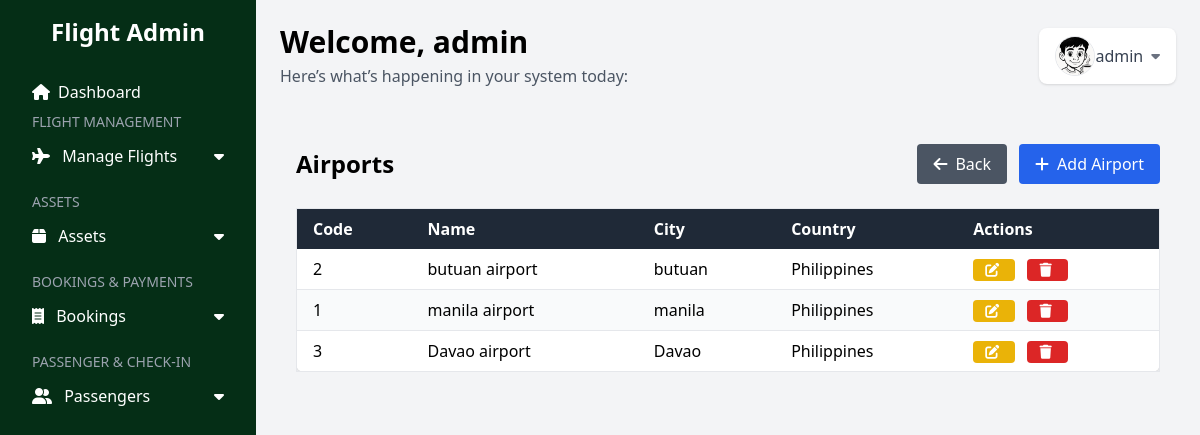
The page /airports (signed in) on the database its author committed.
### web/models.py (models this page shows)
class User(db.Model, UserMixin):
    id = db.Column(db.Integer, primary_key=True)
    username = db.Column(db.String(225), unique=True, nullable=False)
    password = db.Column(db.String(225), nullable=False)
    profile_image = db.Column(db.String(255), nullable=True, default='default.png')  # default image

class Airport(db.Model):
    __tablename__ = 'airport'
    id = db.Column(db.Integer, primary_key=True)
    code = db.Column(db.String(10), unique=True, nullable=False)
    name = db.Column(db.String(100), nullable=False)
    city = db.Column(db.String(100), nullable=False)
    country = db.Column(db.String(100), nullable=False)
    routes_departure = db.relationship('FlightRoute', back_populates='departure_airport', foreign_keys='FlightRoute.departure_airport_id')
    routes_arrival = db.relationship('FlightRoute', back_populates='arrival_airport', foreign_keys='FlightRoute.arrival_airport_id')

### web/views.py (the view)
@views.route('/airports')
@login_required
def airports():
    all_airports = Airport.query.all()
    return render_template('assets/airports.html', airports=all_airports)

### web/__init__.py (called while the page is built)
def create_app():
    app = Flask(__name__)
    app.config['SECRET_KEY'] = "secret_key"
    app.config['SQLALCHEMY_DATABASE_URI'] = f'sqlite:///{DB_NAME}'
    db.init_app(app)
    from .views import views
    from .auth import auth
    app.register_blueprint(views, url_prefix="/")
    app.register_blueprint(auth, url_prefix="/")
    from .models import User
    create_database(app)
    login_manager = LoginManager()
    login_manager.login_view = 'auth.login'
    login_manager.init_app(app)
    @login_manager.user_loader
    def load_user(id):
        return User.query.get(int(id))
    return app

### web/templates/assets/airports.html
{% extends 'base.html' %}
{% block content %}
<div class="max-w-6xl mx-auto px-4 py-8">
    <div class="flex flex-wrap justify-between items-center mb-6">
        <h2 class="text-2xl font-bold">Airports</h2>
        <div class="flex gap-3 mt-4 md:mt-0">
            <a href="{{ url_for('views.dashboard') }}" class="inline-flex items-center bg-gray-600 hover:bg-gray-700 text-white px-4 py-2 rounded">
                <i class="fas fa-arrow-left mr-2"></i> Back
            </a>
            <a href="{{ url_for('views.add_airport') }}" class="inline-flex items-center bg-blue-600 hover:bg-blue-700 text-white px-4 py-2 rounded">
                <i class="fas fa-plus mr-2"></i> Add Airport
            </a>
        </div>
    </div>
    <div class="overflow-x-auto">
        <table class="min-w-full bg-white shadow border rounded-lg">
            <thead class="bg-gray-800 text-white">
                <tr>
                    <th class="px-4 py-2 text-left">Code</th>
                    <th class="px-4 py-2 text-left">Name</th>
                    <th class="px-4 py-2 text-left">City</th>
                    <th class="px-4 py-2 text-left">Country</th>
                    <th class="px-4 py-2 text-left">Actions</th>
                </tr>
            </thead>
            <tbody class="divide-y divide-gray-200">
                {% for airport in airports %}
                <tr class="hover:bg-gray-100 even:bg-gray-50">
                    <td class="px-4 py-2">{{ airport.code }}</td>
                    <td class="px-4 py-2">{{ airport.name }}</td>
                    <td class="px-4 py-2">{{ airport.city }}</td>
                    <td class="px-4 py-2">{{ airport.country }}</td>
                    <td class="px-4 py-2 space-x-2">
                        <a href="{{ url_for('views.edit_airport', id=airport.id) }}" class="inline-flex items-center px-3 py-1 bg-yellow-500 hover:bg-yellow-600 text-white rounded text-sm">
                            <i class="fas fa-edit mr-1"></i>
                        </a>
                        <a href="{{ url_for('views.delete_airport', id=airport.id) }}" onclick="return confirm('Are you sure you want to delete this airport?');"
                           class="inline-flex items-center px-3 py-1 bg-red-600 hover:bg-red-700 text-white rounded text-sm">
                            <i class="fas fa-trash mr-1"></i>
                        </a>
                    </td>
                </tr>
                {% endfor %}
            </tbody>
        </table>
    </div>
</div>
{% endblock %}

### web/templates/base.html (shortened to what this page needs)
<!DOCTYPE html>
<html lang="en">
<head>
  <script src="https://cdn.tailwindcss.com"></script>
  <link href="https://cdnjs.cloudflare.com/ajax/libs/font-awesome/6.4.0/css/all.min.css" rel="stylesheet">
</head>
<body class="h-screen bg-gray-100 flex">
  <nav class="w-64 bg-green-950 text-white flex flex-col p-4 fixed h-full overflow-y-auto">
    <h4 class="text-center text-2xl font-bold mb-6">Flight Admin</h4>
    <a href="{{ url_for('views.dashboard') }}" class="flex justify-between items-center py-2 px-4 hover:bg-gray-700 rounded">
      <span class="flex items-center">
        <i class="fas fa-home mr-2"></i> Dashboard
      </span>
    </a>
    <div class="text-sm uppercase text-gray-400 px-4 mb-1">Flight Management</div>
    <button class="w-full text-left px-4 py-2 hover:bg-gray-700 flex justify-between items-center" onclick="toggleMenu('flightMgmt')">
      <span><i class="fas fa-plane mr-2"></i> Manage Flights</span><i class="fas fa-caret-down"></i>
    </button>
    <div class="text-sm uppercase text-gray-400 px-4 mt-4 mb-1">Assets</div>
    <button class="w-full text-left px-4 py-2 hover:bg-gray-700 flex justify-between items-center" onclick="toggleMenu('assets')">
      <span><i class="fas fa-box mr-2"></i> Assets</span><i class="fas fa-caret-down"></i>
    </button>
    <div class="text-sm uppercase text-gray-400 px-4 mt-4 mb-1">Bookings & Payments</div>
    <button class="w-full text-left px-4 py-2 hover:bg-gray-700 flex justify-between items-center" onclick="toggleMenu('bookings')">
      <span><i class="fas fa-receipt mr-2"></i> Bookings</span><i class="fas fa-caret-down"></i>
    </button>
    <div class="text-sm uppercase text-gray-400 px-4 mt-4 mb-1">Passenger & Check-In</div>
    <button class="w-full text-left px-4 py-2 hover:bg-gray-700 flex justify-between items-center" onclick="toggleMenu('passenger')">
      <span><i class="fas fa-user-friends mr-2"></i> Passengers</span><i class="fas fa-caret-down"></i>
    </button>
  </nav>
  <main class="ml-64 p-6 w-full overflow-y-auto">
    <div class="mb-6 flex justify-between items-center">
      <div>
        <h1 class="text-3xl font-bold mb-1">Welcome, {{ current_user.username }}</h1>
        <p class="text-gray-600">Here’s what’s happening in your system today:</p>
      </div>
      <div class="relative">
        <button onclick="toggleMenu('profileMenu')" class="flex items-center bg-white px-4 py-2 rounded-lg shadow hover:shadow-md transition">
          <img src="{{ url_for('static', filename='uploads/' + current_user.profile_image) }}"
            class="w-10 h-10 rounded-full object-cover border" alt="Profile Image">
          <span class="text-gray-700 font-medium">{{ current_user.username }}</span>
          <i class="fas fa-caret-down ml-2 text-sm text-gray-500"></i>
        </button>
      </div>
    </div>
    {% block content %}
    {% endblock %}
  </main>
</body>
</html>

### rows shown on the page
User: username "admin", profile_image (picture)
Airport: code "2", name "butuan airport", city "butuan", country "Philippines"
Airport: code "1", name "manila airport", city "manila", country "Philippines"
Airport: code "3", name "Davao airport", city "Davao", country "Philippines"
